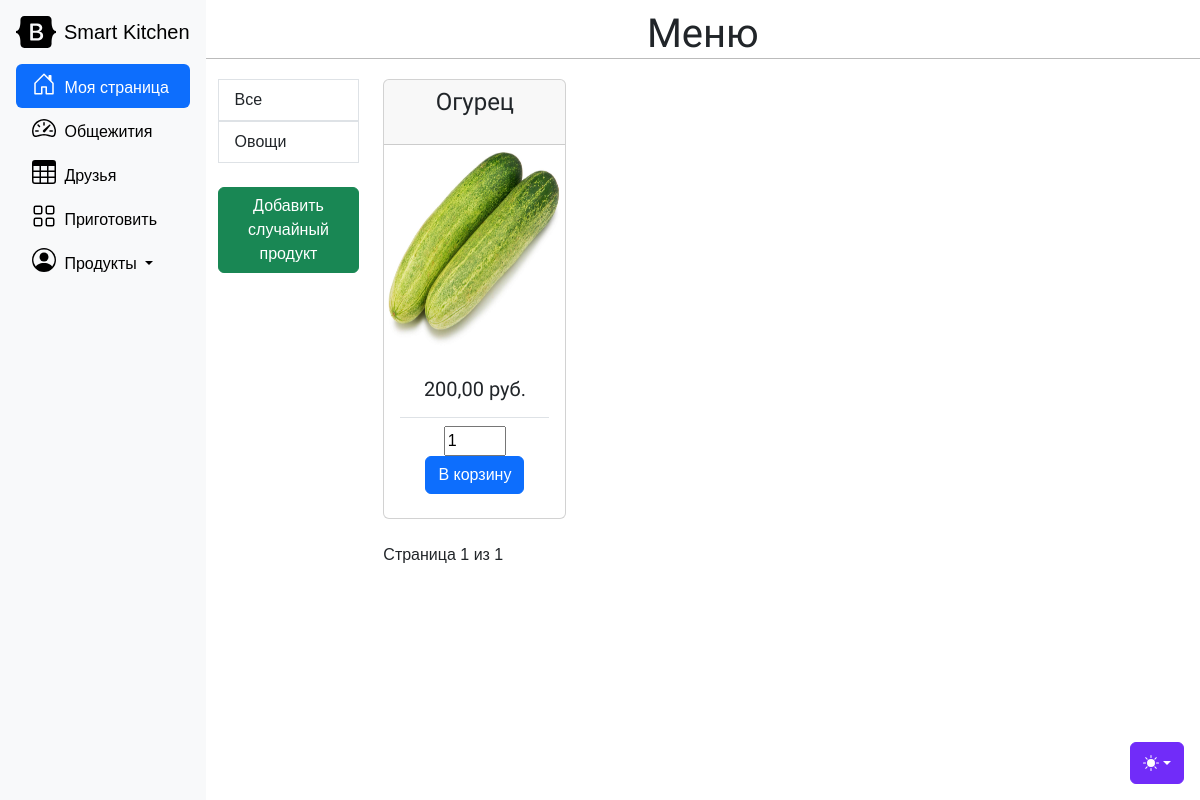
Before: /products/ with the older database file.
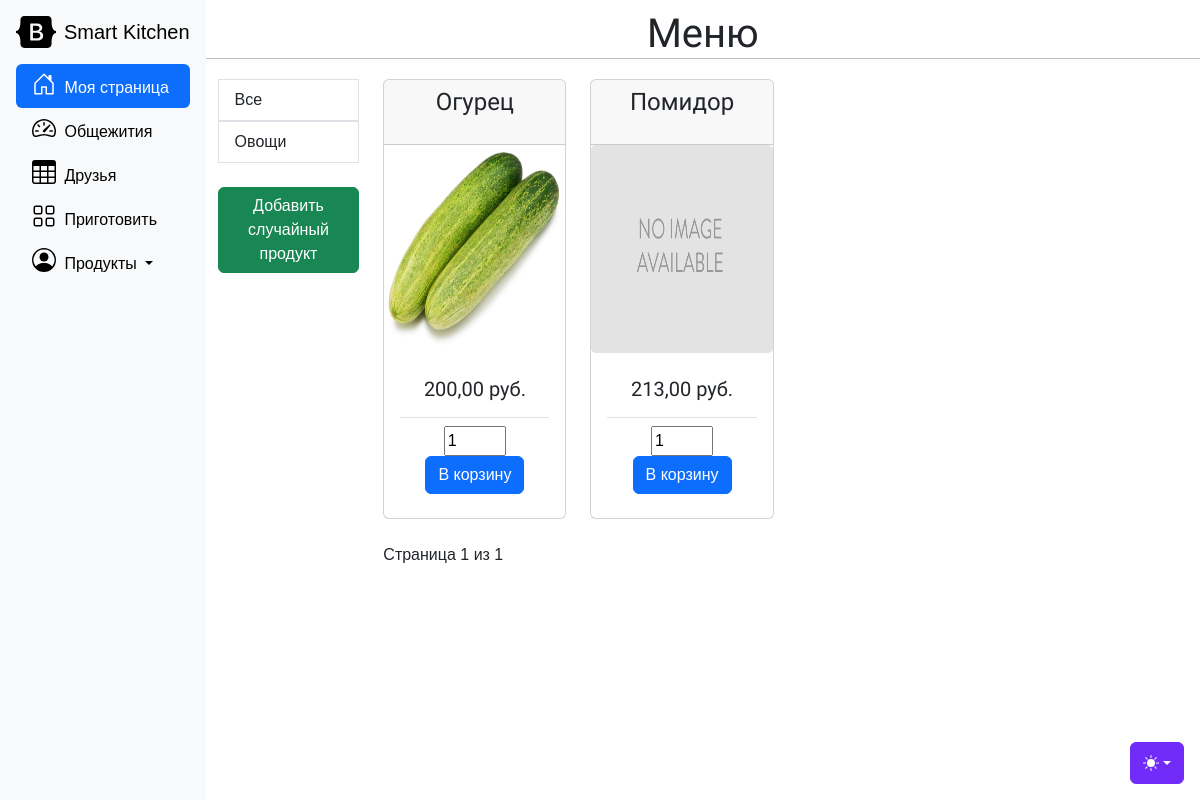
After: the same page with the newer database file.
### products/models.py (models this page shows, shortened)
class CategoryProducts(models.Model):
    name = models.CharField(max_length=200)
    slug = models.SlugField(max_length=200, unique=True)
    class Meta:
        ordering = ["name"]
        indexes = [
            models.Index(fields=["name"]),
        ]
        verbose_name = "category"
        verbose_name_plural = "categories"
    def get_absolute_url(self):
        return reverse("products:product_list_by_category", args=[self.slug])

class Product(models.Model):
    category = models.ForeignKey(
        CategoryProducts, related_name="product_category", on_delete=models.CASCADE, default=None
    )
    name = models.CharField(max_length=50)
    slug = models.SlugField(max_length=50, unique=True)
    image = models.ImageField(upload_to="products/%Y/%m/%d", blank=True)
    description = models.TextField(blank=True)
    composition = models.CharField(max_length=250)
    price = models.DecimalField(max_digits=10, decimal_places=2)
    available = models.BooleanField(default=True)
    created = models.DateTimeField(auto_now_add=True)
    updated = models.DateTimeField(auto_now=True)
    class Meta:
        ordering = ["name"]
        indexes = [
            models.Index(fields=["id", "slug"]),
            models.Index(fields=["name"]),
            models.Index(fields=["-created"]),
        ]
    def get_absolute_url(self):
        return reverse("products:product_detail", args=[self.id, self.slug])

### products/views.py (the view)
def product_list(request, category_slug=None):
    category = None
    categories = CategoryProducts.objects.all()
    products_list = Product.objects.filter(available=True)
    if category_slug:
        category = get_object_or_404(CategoryProducts, slug=category_slug)
        products_list = products_list.filter(category=category)
    paginator = Paginator(products_list, 6)
    page_number = request.GET.get("page", 1)
    try:
        products = paginator.page(page_number)
    except PageNotAnInteger:
        products = paginator.page(1)
    except EmptyPage:
        products = paginator.page(paginator.num_pages)
    cart_product_form = CartAddDishForm()
    return render(
        request,
        "products/list.html",
        {
            "category": category,
            "categories": categories,
            "products": products,
            "cart_product_form": cart_product_form,
        },
    )

### cart/forms.py
class CartAddDishForm(forms.Form):
    quantity = forms.IntegerField(
        widget=forms.NumberInput(
            attrs={
                "style": "width:7ch",
                "value": 1,
                "min": 1,
                "max": 20,
                "step": 1,
            }
        ),
        required=False,
        initial=1,
        label="",
    )
    override = forms.BooleanField(
        required=False, initial=False, widget=forms.HiddenInput
    )

### cart/cart.py (called while the page is built)
    def __len__(self):
        return sum(item["quantity"] for item in self.cart.values())

### cart/context_processors.py (called while the page is built)
def cart(request):
    return {
        "cart": Cart(request),
    }

### products/templates/products/list.html (shortened to what this page needs)
{% extends "account/base.html" %}
{% load static %}
{% block page_header %}
  <div class="text-center"><h1>{% if category %}{{ category.name }}{% else %}Меню{% endif %}</h1></div>
{% endblock %}
{% block content %}
  <section id="about">
    <div class="container">
      <div class="row">
        <div class="col-4 col-sm-3 col-md-2">
          <div class="list-group">
            <or {% if not category %}class="selected"{% endif %}>
              <a href="{% url 'products:product_list' %}" class="list-group-item list-group-item-action">Все</a>
            </or>
            {% for cat in categories %}
              <or {% if category.slug == cat.slug %} class="selected"{% endif %}>
                <a href="{{ cat.get_absolute_url }}" class="list-group-item list-group-item-action">{{ cat.name }}</a>
              </or>
            {% endfor %}
          </div>
          <div>
            <br>
              <form action="{% url 'cart:cart_add_random_product' %}" method="post">
                <button role="submit" class="btn center btn-success">Добавить случайный <br> продукт</button>
              </form>
            <br>
          </div>
        </div>
        <div class="col-8 col-sm-9 col-md-10 ">
          <div class="row row-cols-1 row-cols-md-2 row-cols-lg-3 row-cols-xl-4 g-4">
            {% for product in products %}
            <div class="col">
              <div class="card mb-4 box-shadow text-center">
                <div class="card-header">
                  <h4 class="my-0 font-weight-normal" style="height: 3rem">{{ product.name }}</a></h4>
                </div>
                  <a href="{{ product.get_absolute_url }}">
                    <img class="card-img w-30 h-20"
                      style="height: 13rem"
                      src="{% if product.image %}{{ product.image.url }}
                            {% else %}{% static 'img/no_image.png' %}{% endif %}"
                      alt="">
                  </a>
                <div class="card-body">
                  <ul class="list-group list-group-flush">
                    <li class="list-group-item card-text text-center"><h5>{{ product.price }} руб.</h5></li>
                    <li class="list-group-item text-center">
                      <form action="{% url 'cart:cart_add' product.id %}" method="post">
                        {{ cart_product_form }}
                        <button role="submit" class="btn btn-primary">В корзину</button>
                      </form>
                    </li>
                  </ul>
                </div>
              </div>
            </div>
            {% endfor %}
          </div>
          {% include "pagination.html" with page=products %}
        </div>
      </div>
    </div>
  </section>
{% endblock %}

### account/templates/account/base.html (shortened to what this page needs)
{% load static %}
{% load thumbnail %}
<!DOCTYPE html>
<html lang="ru">
  <head>
    <link
      href="{% static 'bootstrap/css/bootstrap.css' %}"
      rel="stylesheet"
    >
    <link
      rel="stylesheet"
      href="https://cdn.jsdelivr.net/npm/bootstrap-icons@1.10.5/font/bootstrap-icons.css"
    />
    <link href="{% static 'css/sidebars.css' %}" rel="stylesheet" />
    <link href="{% static 'css/base.css' %}" rel="stylesheet" />
  </head>
  <body>
    <div class="dropdown position-fixed bottom-0 end-0 mb-3 me-3 bd-mode-toggle">
      <button class="btn btn-bd-primary py-2 dropdown-toggle d-flex align-items-center"
              id="bd-theme"
              type="button"
              aria-expanded="false"
              data-bs-toggle="dropdown"
              aria-label="Toggle theme (auto)">
        <svg class="bi my-1 theme-icon-active" width="1em" height="1em"><use href="#circle-half"></use></svg>
      </button>
    </div>
    <main class="d-flex flex-nowrap pg-5">
      {% block sidebar %}
        <div class="d-flex flex-column flex-shrink-0 p-3 bg-body-tertiary">
          <a href="/" class="d-flex align-items-center mb-3 link-body-emphasis text-decoration-none">
            <svg class="bi pe-none me-2" width="40" height="32"><use xlink:href="#bootstrap"/></svg>
            <span class="fs-5 d-none d-md-inline">Smart Kitchen</span>
          </a>
          <ul class="nav nav-pills flex-column mb-auto">
            <li class="nav-item">
              <a href="{% url 'account:user_detail' request.user.username %}" class="nav-link active" aria-current="page">
                <svg class="fs-4 bi pe-none" width="24" height="24"><use xlink:href="#home"/></svg>
                <text class="ms-1 d-none d-md-inline">Моя страница</text>
              </a>
            </li>
            <li class="nav-item">
              <a href="#" class="nav-link link-body-emphasis">
                <svg class="fs-4 bi pe-none" width="24" height="24"><use xlink:href="#speedometer2"/></svg>
                <span class="ms-1 d-none d-md-inline">Общежития</span>
              </a>
            </li>
            <li class="nav-item">
              <a href="{% url 'account:user_list' %}" class="nav-link link-body-emphasis">
                <svg class="fs-4 bi pe-none" width="24" height="24"><use xlink:href="#table"/></svg>
                <span class="ms-1 d-none d-md-inline">Друзья</span>
              </a>
            </li>
            <li class="nav-item">
              <a href="{% url 'cooking:menu' %}" class="nav-link link-body-emphasis">
                <svg class="fs-4 bi pe-none" width="24" height="24"><use xlink:href="#grid"/></svg>
                <span class="ms-1 d-none d-md-inline">Приготовить</span>
              </a>
            </li>
            <li class="nav-item">
              <div class="dropdown mb-3">
                <a href="{% url 'products:product_list' %}" class="nav-link link-body-emphasis dropdown-toggle d-md-inline-dropdown-toggle" data-bs-toggle="dropdown" aria-expanded="false">
                  <svg class="fs-4 bi pe-none" width="24" height="24"><use xlink:href="#people-circle"/></svg>
                  <span class="ms-1 d-none d-md-inline">Продукты</span>
                </a>
              </div>
            </li>
          </ul>
        </div>
      {% endblock %}
      <div class="row flex-grow-1 overflow-auto">
        <div class="container pb-2 mb-2">
          {% block page_header %}{% endblock page_header %}
          {% block content %}{% endblock content %}
        </div>
      </div>
    </main>
  </body>
</html>

### products/templates/pagination.html (shortened to what this page needs)
<div class="pagination">
  <span class="step-links">
    <span class="current">
      Страница {{ page.number }} из {{ page.paginator.num_pages }}
    </span>
    </span>
</div>

### static/css/sidebars.css (style rules this page uses)
body { min-height: 100vh; min-height: -webkit-fill-available; }
html { height: -webkit-fill-available; }
main { height: 150vh; max-height: 100vh; overflow-x: hidden; overflow-y: auto; }
.dropdown-toggle { outline: 0; }

### static/css/base.css (style rules this page uses)
body { margin:0; padding:0; font-family:helvetica, sans-serif; }
a { color:#1266c0; text-decoration:none; }
h1, h2, h3, h4, h5 , h6 { font-family: 'Muli', sans-serif; font-weight:normal; }
h1 { border-bottom:1px solid #bbb; margin:10px 0 20px 0; }

### account/templates/account/base.html (style rules this page uses)
.bi { vertical-align: -.125em; fill: currentColor; }
.btn-bd-primary { --bd-violet-bg: #712cf9; --bd-violet-rgb: 112.520718, 44.062154, 249.437846; --bs-btn-font-weight: 600; --bs-btn-color: var(--bs-white); --bs-btn-bg: var(--bd-violet-bg); --bs-btn-border-color: var(--bd-violet-bg); --bs-btn-hover-color: var(--bs-white); --bs-btn-hover-bg: #6528e0; --bs-btn-hover-border-color: #6528e0; --bs-btn-focus-shadow-rgb: var(--bd-violet-rgb); --bs-btn-active-color: var(--bs-btn-hover-color); --bs-btn-active-bg: #5a23c8; --bs-btn-active-border-color: #5a23c8; }
.bd-mode-toggle { z-index: 1500; }

Changed rows visible on the page:
added Product: name "Помидор", price "213,00", quantity "1"
